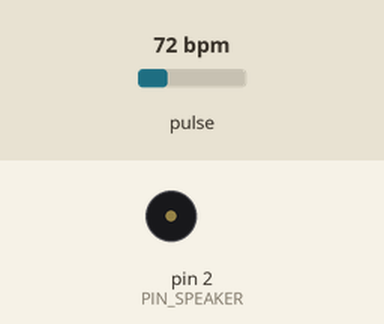
This sketch was run on a simulated Arduino Uno, built with avr-gcc and run on an emulated ATmega328P. Parts: buzzer (waves = sounding). Inputs (shaded band) come from the test bench; at power-on: pulse 72 bpm. What the sketch prints to the serial monitor is not drawn.

Above: at 1.2 s.
1.3 s: pulse set to 79 bpm
2.8 s: pulse set to 82 bpm
At 3.24 s:
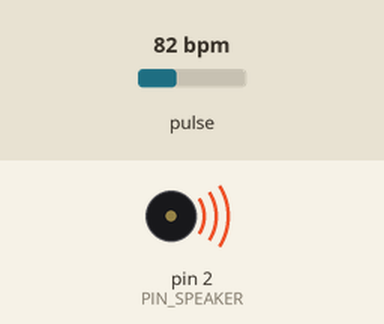
5.8 s: pulse set to 158 bpm
At 6.09 s:
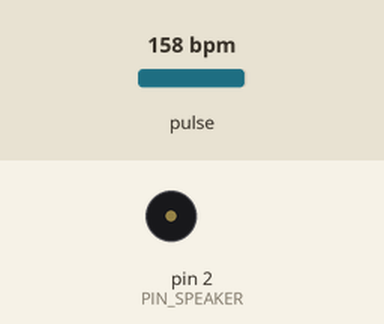
Timing chart, 0 to 14.8 s (numbered marks = the images above; inputs shaded):
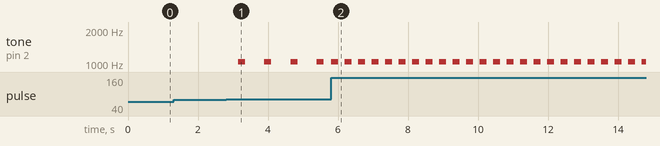

Measured:
- the behaviour switches between 80 and 81 bpm on pulse (found by bisection; images 0 and 1)
- after the input at 1.3 s, every drawn part: stays the same
- after the input at 2.8 s, tone on pin 2 (PIN_SPEAKER): alternates 1047 Hz for 0.20 s and silent for 0.55 s, starting after 0.35 s
- after the input at 5.8 s, tone on pin 2 (PIN_SPEAKER): alternates 1047 Hz for 0.20 s and silent for 0.19 s, starting at once

The sketch:

PulseSensor.ino
```cpp
/*  Getting_BPM_to_Monitor prints the BPM to the Serial Monitor, using the least lines of code and PulseSensor Library.
    Tutorial Webpage: https://pulsesensor.com/pages/getting-advanced

  --------Use This Sketch To------------------------------------------
  1) Displays user's live and changing BPM, Beats Per Minute, in Arduino's native Serial Monitor.
  2) Print: "♥  A HeartBeat Happened !" when a beat is detected, live.
  2) Learn about using a PulseSensor Library "Object".
  4) Blinks LED on PIN 13 with user's Heartbeat.

  Added by Ralph Crützen:
  5) Play a tone on a speaker on PIN 2 when the BPM > 80.
  6) Changed led from PIN 13 to PWM PIN 5, to use fadeOnPulse funtionality.

  --------------------------------------------------------------------*/
#define USE_ARDUINO_INTERRUPTS true    // Set-up low-level interrupts for most acurate BPM math.
#include <PulseSensorPlayground.h>     // Includes the PulseSensorPlayground Library.

//  Variables
const int PulseWire = 0;       // PulseSensor PURPLE WIRE connected to ANALOG PIN 0
const int PIN_LED = 5;
const int PIN_SPEAKER = 2;
int Threshold = 500;           // Determine which Signal to "count as a beat" and which to ignore.
// Use the "Gettting Started Project" to fine-tune Threshold Value beyond default setting.
// Otherwise leave the default "550" value.


PulseSensorPlayground pulseSensor;  // Creates an instance of the PulseSensorPlayground object called "pulseSensor"


void setup() {

  Serial.begin(9600);          // For Serial Monitor

  // Configure the PulseSensor object, by assigning our variables to it.
  pulseSensor.analogInput(PulseWire);
  pulseSensor.fadeOnPulse(PIN_LED);
  pulseSensor.setThreshold(Threshold);

  // Double-check the "pulseSensor" object was created and "began" seeing a signal.
  if (pulseSensor.begin()) {
    Serial.println("We created a pulseSensor Object !");  //This prints one time at Arduino power-up,  or on Arduino reset.
  }
}


void loop() {

  int myBPM = pulseSensor.getBeatsPerMinute();  // Calls function on our pulseSensor object that returns BPM as an "int".
  // "myBPM" hold this BPM value now.

  if (pulseSensor.sawStartOfBeat()) {            // Constantly test to see if "a beat happened".
    Serial.print("♥ "); // If test is "true", print a message "a heartbeat happened".
    Serial.println(myBPM);                        // Print the value inside of myBPM.
    if (myBPM > 80) {
      tone(PIN_SPEAKER, 1047, 200);
    }
  }

//  if (pulseSensor.isInsideBeat() == false) {
//    noTone(PIN_SPEAKER);
//  }

  delay(20);                    // considered best practice in a simple sketch.
}
```
